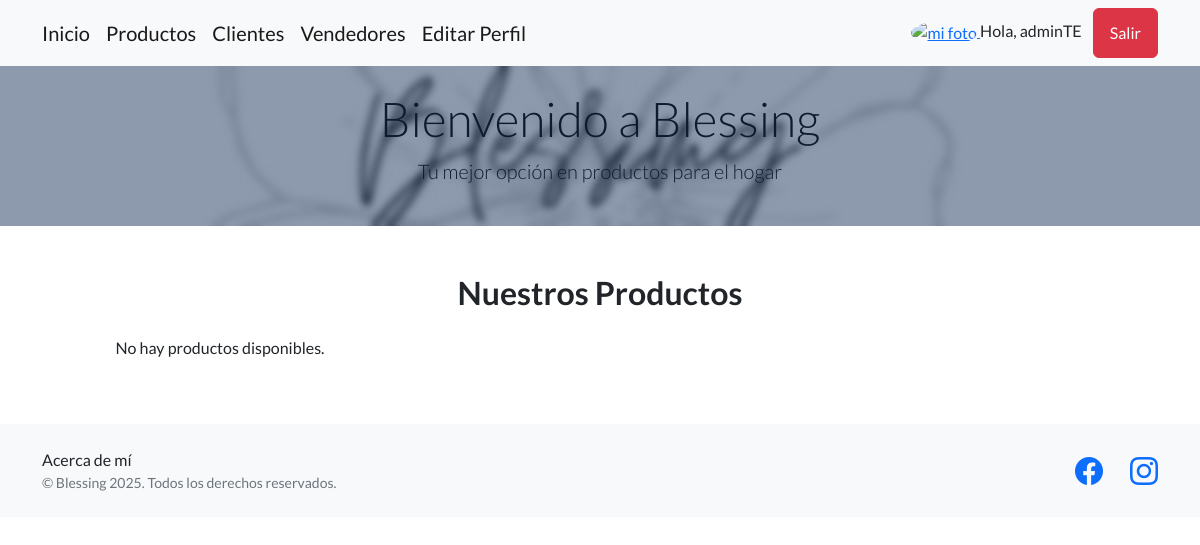
The page /app/ (signed in) on the database as committed earlier.
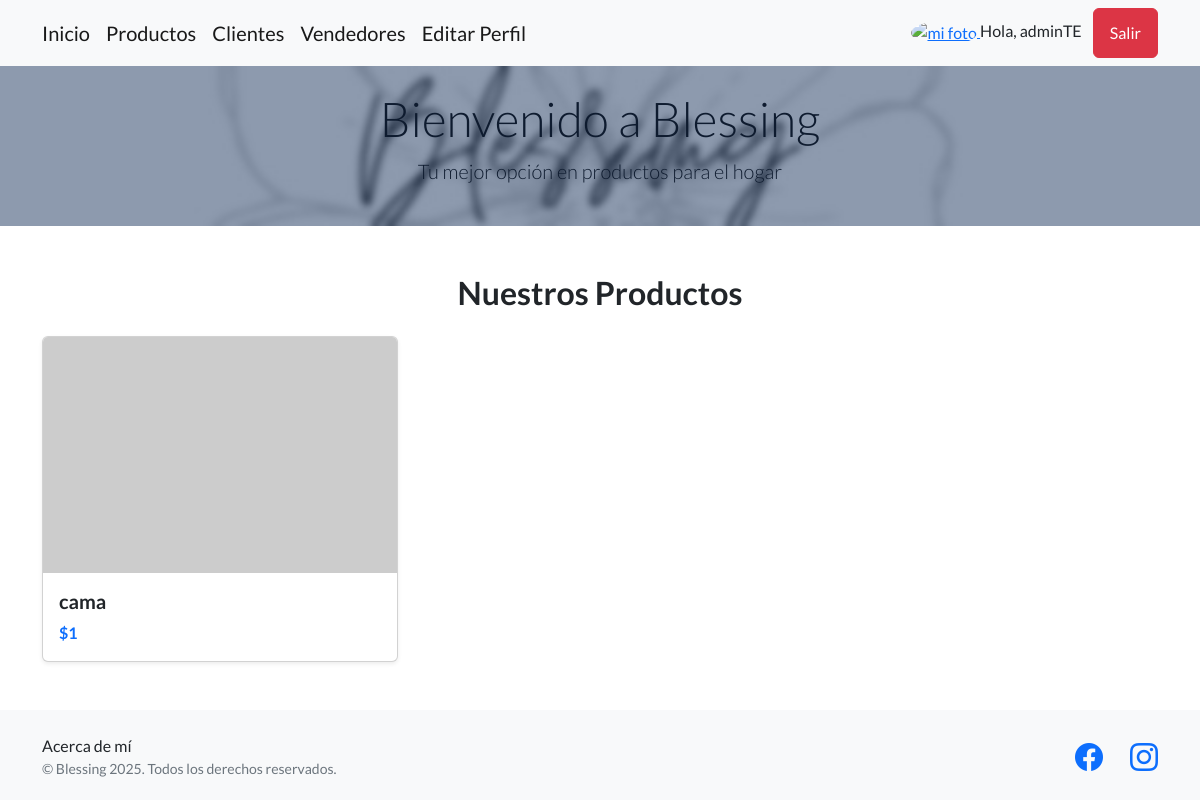
The same page on the database as committed later.
### aplicacion1/models.py (models this page shows, shortened)
class Productos(models.Model):
    nombre = models.CharField(max_length=50)
    precio = models.IntegerField()
    cantidad = models.IntegerField()
    imagen = models.ImageField(upload_to='productos/', blank=True, null=True)

### aplicacion1/views.py (the view)
# urls.py: path('', views.inicio, name="inicio"),
def inicio(request):
    productos = Productos.objects.all()
    return render(request, 'aplicacion1/inicio.html', {'productos': productos})

### aplicacion1/templates/aplicacion1/inicio.html
{% extends 'aplicacion1/index2.html' %}
{% block contenido %}
<div class="container my-5">
    <h2 class="mb-4 text-center">Nuestros Productos</h2>
    <div class="row row-cols-1 row-cols-md-3 g-4">
        {% for producto in productos %}
        <div class="col">
            <div class="card h-100 shadow-sm">
                {% if producto.imagen %}
                    <img src="{{ producto.imagen.url }}" class="card-img-top" alt="{{ producto.nombre }}">
                {% else %}
                    <img src="https://via.placeholder.com/300x200?text=Sin+Imagen" class="card-img-top" alt="Sin imagen">
                {% endif %}
                <div class="card-body">
                    <h5 class="card-title">{{ producto.nombre }}</h5>
                    <p class="card-text fw-bold text-primary">${{ producto.precio }}</p>
                </div>
            </div>
        </div>
        {% empty %}
        <p class="text-center">No hay productos disponibles.</p>
        {% endfor %}
    </div>
</div>
{% endblock contenido %}

Rows that differ between the two databases and show on the page:
added Productos: nombre "cama", precio "1"
Other text that changed with them:
text no longer shown: "No hay productos disponibles."
